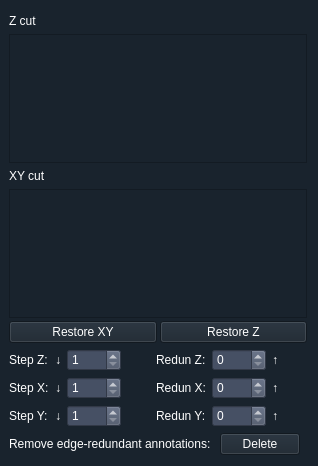
<?xml version="1.0" encoding="UTF-8"?>
<ui version="4.0">
 <class>layer_cut_Form</class>
 <widget class="QWidget" name="layer_cut_Form">
  <property name="windowModality">
   <enum>Qt::WindowModal</enum>
  </property>
  <property name="geometry">
   <rect>
    <x>0</x>
    <y>0</y>
    <width>318</width>
    <height>466</height>
   </rect>
  </property>
  <property name="windowTitle">
   <string>LayerCutWidget</string>
  </property>
  <property name="styleSheet">
   <string notr="true">background-color: rgb(25, 35, 45);
color: rgb(255, 255, 255);
font: 9pt &quot;Microsoft YaHei&quot;;
</string>
  </property>
  <layout class="QHBoxLayout" name="layer_cut_Form_hbox">
   <property name="leftMargin">
    <number>9</number>
   </property>
   <item>
    <layout class="QVBoxLayout" name="verticalLayout">
     <item>
      <layout class="QVBoxLayout" name="xy_vbox">
       <property name="spacing">
        <number>3</number>
       </property>
       <item>
        <layout class="QHBoxLayout" name="z_cut_hbox">
         <item>
          <widget class="QLabel" name="z_cut_label">
           <property name="text">
            <string>Z cut</string>
           </property>
          </widget>
         </item>
         <item>
          <spacer name="z_cut_hsp">
           <property name="orientation">
            <enum>Qt::Horizontal</enum>
           </property>
           <property name="sizeHint" stdset="0">
            <size>
             <width>40</width>
             <height>20</height>
            </size>
           </property>
          </spacer>
         </item>
        </layout>
       </item>
       <item>
        <widget class="QListWidget" name="z_list">
         <property name="styleSheet">
          <string notr="true"/>
         </property>
        </widget>
       </item>
       <item>
        <layout class="QHBoxLayout" name="xy_cut_hbox">
         <item>
          <widget class="QLabel" name="xy_cut_label">
           <property name="text">
            <string>XY cut</string>
           </property>
          </widget>
         </item>
         <item>
          <spacer name="xy_cut_hsp">
           <property name="orientation">
            <enum>Qt::Horizontal</enum>
           </property>
           <property name="sizeHint" stdset="0">
            <size>
             <width>40</width>
             <height>20</height>
            </size>
           </property>
          </spacer>
         </item>
        </layout>
       </item>
       <item>
        <widget class="QTableWidget" name="table_widget"/>
       </item>
       <item>
        <layout class="QHBoxLayout" name="xy_button_hbox">
         <item>
          <widget class="QPushButton" name="recovery_xy_button">
           <property name="styleSheet">
            <string notr="true">background-color: rgb(25, 35, 45);
color: rgb(255, 255, 255);</string>
           </property>
           <property name="text">
            <string>Restore XY</string>
           </property>
          </widget>
         </item>
         <item>
          <widget class="QPushButton" name="recovery_z_button">
           <property name="styleSheet">
            <string notr="true">background-color: rgb(25, 35, 45);
color: rgb(255, 255, 255);
</string>
           </property>
           <property name="text">
            <string>Restore Z</string>
           </property>
          </widget>
         </item>
        </layout>
       </item>
      </layout>
     </item>
     <item>
      <widget class="QWidget" name="widget" native="true">
       <property name="styleSheet">
        <string notr="true">QWidget#layer_set_widge {
	border: 1px solid rgb(70,80,100);
}</string>
       </property>
       <layout class="QVBoxLayout" name="verticalLayout_9">
        <property name="spacing">
         <number>6</number>
        </property>
        <property name="leftMargin">
         <number>0</number>
        </property>
        <property name="topMargin">
         <number>0</number>
        </property>
        <property name="rightMargin">
         <number>0</number>
        </property>
        <property name="bottomMargin">
         <number>0</number>
        </property>
        <item>
         <layout class="QGridLayout" name="gridLayout">
          <property name="leftMargin">
           <number>0</number>
          </property>
          <property name="topMargin">
           <number>0</number>
          </property>
          <property name="rightMargin">
           <number>0</number>
          </property>
          <property name="bottomMargin">
           <number>0</number>
          </property>
          <property name="spacing">
           <number>6</number>
          </property>
          <item row="0" column="5">
           <widget class="QLabel" name="z_redun_label">
            <property name="styleSheet">
             <string notr="true"/>
            </property>
            <property name="text">
             <string>Redun Z:</string>
            </property>
           </widget>
          </item>
          <item row="1" column="8">
           <spacer name="horizontalSpacer_4">
            <property name="orientation">
             <enum>Qt::Horizontal</enum>
            </property>
            <property name="sizeHint" stdset="0">
             <size>
              <width>40</width>
              <height>20</height>
             </size>
            </property>
           </spacer>
          </item>
          <item row="1" column="0">
           <widget class="QLabel" name="x_step_label">
            <property name="text">
             <string>Step X:</string>
            </property>
           </widget>
          </item>
          <item row="2" column="5">
           <widget class="QLabel" name="y_redun_label">
            <property name="text">
             <string>Redun Y:</string>
            </property>
           </widget>
          </item>
          <item row="2" column="7">
           <widget class="QLabel" name="y_redun_limit">
            <property name="text">
             <string>↑</string>
            </property>
           </widget>
          </item>
          <item row="2" column="4">
           <spacer name="horizontalSpacer_11">
            <property name="orientation">
             <enum>Qt::Horizontal</enum>
            </property>
            <property name="sizeHint" stdset="0">
             <size>
              <width>40</width>
              <height>20</height>
             </size>
            </property>
           </spacer>
          </item>
          <item row="1" column="7">
           <widget class="QLabel" name="x_redun_limit">
            <property name="text">
             <string>↑</string>
            </property>
           </widget>
          </item>
          <item row="1" column="4">
           <spacer name="horizontalSpacer_9">
            <property name="orientation">
             <enum>Qt::Horizontal</enum>
            </property>
            <property name="sizeHint" stdset="0">
             <size>
              <width>40</width>
              <height>20</height>
             </size>
            </property>
           </spacer>
          </item>
          <item row="0" column="8">
           <spacer name="horizontalSpacer_5">
            <property name="orientation">
             <enum>Qt::Horizontal</enum>
            </property>
            <property name="sizeHint" stdset="0">
             <size>
              <width>40</width>
              <height>20</height>
             </size>
            </property>
           </spacer>
          </item>
          <item row="0" column="2">
           <widget class="QDoubleSpinBox" name="z_step_num">
            <property name="styleSheet">
             <string notr="true">border-color: rgb(25, 35, 45);
background-color: rgb(70, 80, 100);</string>
            </property>
            <property name="decimals">
             <number>0</number>
            </property>
            <property name="minimum">
             <double>1.000000000000000</double>
            </property>
            <property name="maximum">
             <double>9999.000000000000000</double>
            </property>
           </widget>
          </item>
          <item row="2" column="2">
           <widget class="QDoubleSpinBox" name="y_step_num">
            <property name="styleSheet">
             <string notr="true">border-color: rgb(25, 35, 45);
background-color: rgb(70, 80, 100);</string>
            </property>
            <property name="decimals">
             <number>0</number>
            </property>
            <property name="minimum">
             <double>1.000000000000000</double>
            </property>
            <property name="maximum">
             <double>9999.000000000000000</double>
            </property>
           </widget>
          </item>
          <item row="2" column="6">
           <widget class="QDoubleSpinBox" name="y_redun_num">
            <property name="styleSheet">
             <string notr="true">border-color: rgb(25, 35, 45);
background-color: rgb(70, 80, 100);</string>
            </property>
            <property name="decimals">
             <number>0</number>
            </property>
            <property name="maximum">
             <double>9999.000000000000000</double>
            </property>
           </widget>
          </item>
          <item row="1" column="6">
           <widget class="QDoubleSpinBox" name="x_redun_num">
            <property name="styleSheet">
             <string notr="true">border-color: rgb(25, 35, 45);
background-color: rgb(70, 80, 100);</string>
            </property>
            <property name="decimals">
             <number>0</number>
            </property>
            <property name="maximum">
             <double>9999.000000000000000</double>
            </property>
           </widget>
          </item>
          <item row="0" column="0">
           <widget class="QLabel" name="z_step_label">
            <property name="styleSheet">
             <string notr="true"/>
            </property>
            <property name="text">
             <string>Step Z:</string>
            </property>
           </widget>
          </item>
          <item row="1" column="2">
           <widget class="QDoubleSpinBox" name="x_step_num">
            <property name="styleSheet">
             <string notr="true">border-color: rgb(25, 35, 45);
background-color: rgb(70, 80, 100);</string>
            </property>
            <property name="decimals">
             <number>0</number>
            </property>
            <property name="minimum">
             <double>1.000000000000000</double>
            </property>
            <property name="maximum">
             <double>9999.000000000000000</double>
            </property>
           </widget>
          </item>
          <item row="2" column="0">
           <widget class="QLabel" name="y_step_label">
            <property name="text">
             <string>Step Y:</string>
            </property>
           </widget>
          </item>
          <item row="2" column="8">
           <spacer name="horizontalSpacer_12">
            <property name="orientation">
             <enum>Qt::Horizontal</enum>
            </property>
            <property name="sizeHint" stdset="0">
             <size>
              <width>40</width>
              <height>20</height>
             </size>
            </property>
           </spacer>
          </item>
          <item row="0" column="7">
           <widget class="QLabel" name="z_redun_limit">
            <property name="text">
             <string>↑</string>
            </property>
           </widget>
          </item>
          <item row="0" column="6">
           <widget class="QDoubleSpinBox" name="z_redun_num">
            <property name="styleSheet">
             <string notr="true">border-color: rgb(25, 35, 45);
background-color: rgb(70, 80, 100);</string>
            </property>
            <property name="decimals">
             <number>0</number>
            </property>
            <property name="maximum">
             <double>9999.000000000000000</double>
            </property>
           </widget>
          </item>
          <item row="0" column="4">
           <spacer name="horizontalSpacer_14">
            <property name="orientation">
             <enum>Qt::Horizontal</enum>
            </property>
            <property name="sizeHint" stdset="0">
             <size>
              <width>40</width>
              <height>20</height>
             </size>
            </property>
           </spacer>
          </item>
          <item row="1" column="5">
           <widget class="QLabel" name="x_redun_label">
            <property name="text">
             <string>Redun X:</string>
            </property>
           </widget>
          </item>
          <item row="0" column="1">
           <widget class="QLabel" name="z_step_limit">
            <property name="text">
             <string>↓</string>
            </property>
           </widget>
          </item>
          <item row="1" column="1">
           <widget class="QLabel" name="x_step_limit">
            <property name="text">
             <string>↓</string>
            </property>
           </widget>
          </item>
          <item row="2" column="1">
           <widget class="QLabel" name="y_step_limit">
            <property name="text">
             <string>↓</string>
            </property>
           </widget>
          </item>
         </layout>
        </item>
        <item>
         <layout class="QHBoxLayout" name="horizontalLayout">
          <item>
           <widget class="QLabel" name="label">
            <property name="text">
             <string>Remove edge-redundant annotations: </string>
            </property>
           </widget>
          </item>
          <item>
           <widget class="QPushButton" name="remove_edge_button">
            <property name="text">
             <string>Delete</string>
            </property>
           </widget>
          </item>
          <item>
           <spacer name="horizontalSpacer">
            <property name="orientation">
             <enum>Qt::Horizontal</enum>
            </property>
            <property name="sizeHint" stdset="0">
             <size>
              <width>40</width>
              <height>20</height>
             </size>
            </property>
           </spacer>
          </item>
         </layout>
        </item>
        <item>
         <spacer name="verticalSpacer">
          <property name="orientation">
           <enum>Qt::Vertical</enum>
          </property>
          <property name="sizeHint" stdset="0">
           <size>
            <width>20</width>
            <height>40</height>
           </size>
          </property>
         </spacer>
        </item>
       </layout>
      </widget>
     </item>
    </layout>
   </item>
  </layout>
 </widget>
 <resources/>
 <connections/>
</ui>
